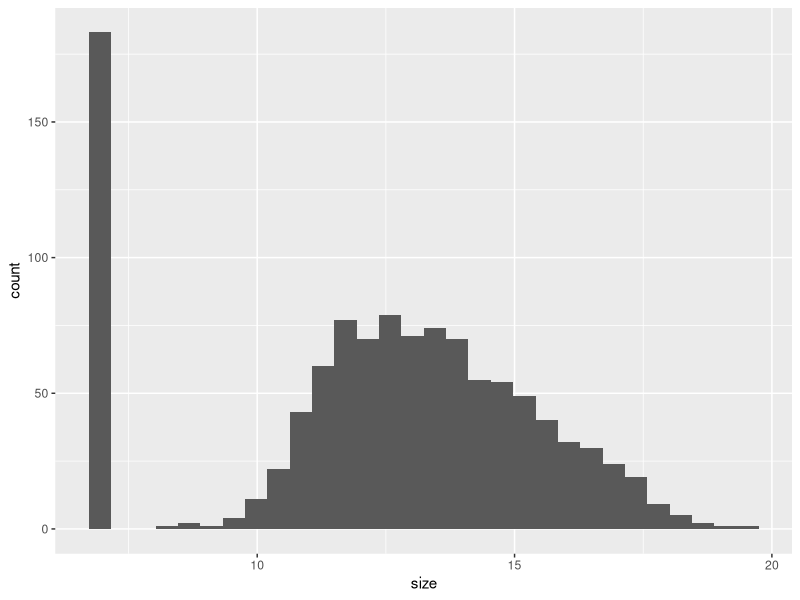
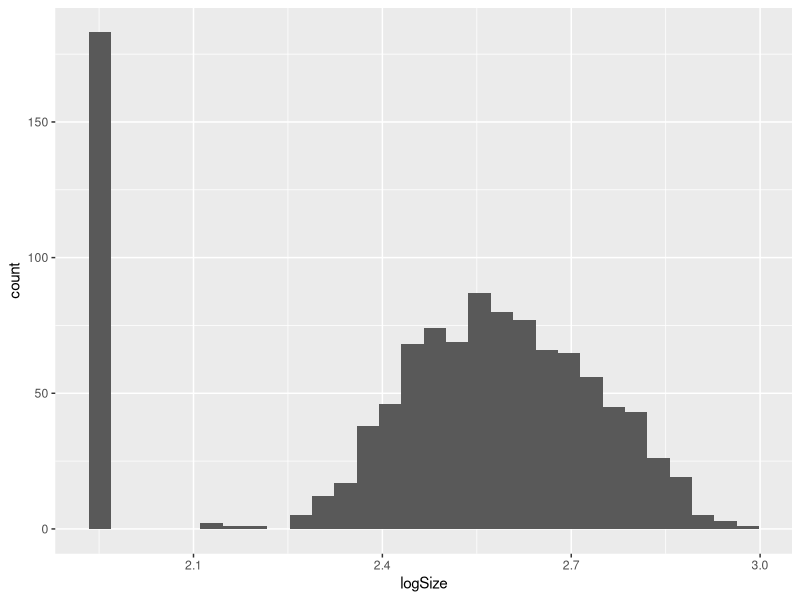

These charts were generated, in order, by the following R code:
## ---- chunk 1
knitr::opts_chunk$set(echo = TRUE)
## ---- chunk 2
library(tidyverse)
library(broom)
library(broom.mixed)
library(magrittr)
library(lmerTest)
conflicted::conflicts_prefer(lmerTest::lmer)
conflicted::conflicts_prefer(dplyr::filter)
## ---- chunk 3
simpop <- read_csv("../output/PopSim_Phenos-Genos_v2.csv")
names(simpop)
#logit_pheno = scaled probability/phenotype
#_geno = genotype score for that trait 
#size = height calculated from simulated Weibull parameters (alpha, beta, k, and delta)
####Note: we will use the genotype score for k for this 
#elapsed_weeks = interval between weeks - should all be 1 in this data
## ---- chunk 4
unique(simpop$established) #NA = did not germinate, 1 = established (survived first 3 weeks in field); 0 = did not establish
unique(simpop$y1surv) #NA = did not establish, 1 = survived to week 12; 0 = did not survive 
#simpop %>% select(Indiv_ID, germinated, established, y1surv, k_pheno, week, size) %>% filter(Indiv_ID<5)

simpop_timeprep <- simpop %>%
  mutate(weeks = as.numeric(week - 1), #Weeks since week 1 (equivalent to pre-transplant or initial size) 
         size = if_else(germinated==0, NA, size) #no size if no germ
         ) %>%   
  group_by(Indiv_ID) %>% 
  mutate(surv=if_else(germinated==0, NA, #surv = NA if you did not germ 
                        if_else(week==1, 1, #if you did germinate, assume you survived to week 1 (equivalent to pre-transplant size time point)
                                if_else(established==0, 0, #surv = 0 after week 1 if you did not establish 
                                        if_else(week<5, 1, #if you did establish, your surv is equal to 1 for the first 3 weeks post-transplant 
                                                y1surv) #your survival for weeks 5-12 is then equal to your y1surv
                                        )))) %>% 
  mutate(death.week=if_else(y1surv==1, NA, #if survive year 1 no death week 
                            first(week, order_by = surv)) #first week where surv = 0 
           ) %>% 
  #note we only have establishment and y1surv survival from the pop sim --> little weekly variation 
  mutate(size_next = lead(size, order_by = week), #next time point's size) 
         size = if_else(is.na(death.week), size,
                        if_else(week>death.week, NA, size))) %>%  
  ungroup() %>% 
  mutate(size_next=if_else(surv==0, NA, size_next))

simpop_timeprep %>% #look at data for a few indivs to see if above worked
  drop_na(surv) %>% 
  select(Indiv_ID, week, weeks, germinated, established, y1surv, size, size_next, surv, death.week) %>% 
  filter(Indiv_ID<25)

simpop_timeprep_surv <- simpop_timeprep %>% drop_na(surv, size) #for surv models 
simpop_timeprep_size <- simpop_timeprep %>% drop_na(size, size_next) #for size models 
## ---- chunk 5
simpop_timeprep_surv %>%  #skewed
  ggplot(aes(x=size)) +
  geom_histogram()

simpop_timeprep_surv_scaled <- simpop_timeprep_surv %>% 
  mutate(logSize=log(size)) 

simpop_timeprep_surv_scaled %>% #looks better, except lots of individuals that did not establish so only have a size of 7 (initial size)
  ggplot(aes(x=logSize)) +
  geom_histogram()

#Would it be beneficial to still simulate beta so that we can variation in initial size which could then predict variation in establishment?
